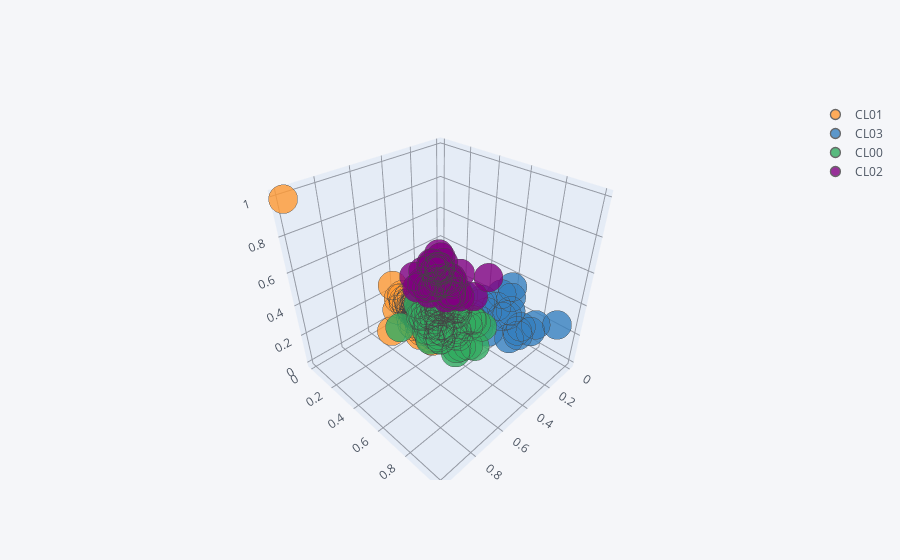

The notebook cell saved with this chart:
### Markdown cell above
## Visualización de los clusters

### Code cell
Xp.iplot(kind='scatter3d',x='p1',y='p2',z='p3',mode='markers',size=10,categories=cl, text='nombre')

### Figure 1 — Plotly figure (JSON) as saved in the notebook; plotly's stock layout.template omitted (floating-point values rounded to 4 significant figures; data arrays with more than 128 entries replaced by an {"elided": "..."} marker saying what was removed)
{"data": [{"marker": {"color": "rgba(255, 153, 51, 1.0)", "line": {"width": 1.3}, "opacity": 0.8, "size": 10, "symbol": "circle"}, "mode": "markers", "name": "CL01", "text": {"elided": "170 str values"}, "textfont": {"color": "#4D5663"}, "type": "scatter3d", "x": {"elided": "170 float values"}, "y": {"elided": "170 float values"}, "z": {"elided": "170 float values"}}, {"marker": {"color": "rgba(55, 128, 191, 1.0)", "line": {"width": 1.3}, "opacity": 0.8, "size": 10, "symbol": "circle"}, "mode": "markers", "name": "CL03", "text": ["LAMINADORES", "SANTO DOMINGO LOS REYES", "COPILCO EL ALTO", "EL VERDE", "BAZAR DEL ARTESANO MEXICANO", "VILLA ZONA", "AGRICOLA ORIENTAL", "SAN JOSE ACULCO", "CERRO DEL JUDIO", "CONTRERAS LA CRUZ", "JOSE MARIA PINO SUAREZ", "SANTA FE", "LAZARO CARDENAS", "ARTESANIAS VASCO DE QUIROGA", "TORRES DE PADIERNA", "TLALCOLIGIA", "AMPLIACION SAN MARCOS", "LAGO", "LAGUNILLA VARIOS", "SAN COSME", "SAN LUCAS", "INSURGENTES", "ABELARDO L. RODRIGUEZ (ZONA)", "MELCHOR OCAMPO", "PALACIO DE LAS FLORES", "SAN JUAN CURIOSIDADES", "PAULINO  NAVARRO", "TACUBAYA", "VEINTE DE ABRIL", "VALLE GOMEZ"], "textfont": {"color": "#4D5663"}, "type": "scatter3d", "x": [0.3414, 0.1794, 0.1554, 0.02133, 0.1354, 0.5184, 0.3015, 0.2311, 0.1998, 0.1852, 0.3257, 0.2624, 0.1665, 0.194, 0.1457, 0.1223, 0.09155, 0.3595, 0.3978, 0.4137, 0.3729, 0.3896, 0.4791, 0.3839, 0.3048, 0.2811, 0.2359, 0.3832, 0.2263, 0.3166], "y": [0.6266, 0.66, 0.6747, 0.5974, 0.6753, 0.4998, 0.4757, 0.5413, 0.7888, 0.7706, 0.6843, 0.7759, 0.606, 1, 0.7662, 0.6725, 0.5784, 0.5639, 0.5643, 0.6049, 0.558, 0.6128, 0.5203, 0.6086, 0.6079, 0.9333, 0.5949, 0.97, 0.5486, 0.5692], "z": [0.2375, 0.2404, 0.2462, 0.3325, 0.3588, 0.4322, 0.358, 0.2959, 0.1949, 0.2074, 0.2327, 0.2033, 0.2753, 0.3887, 0.2102, 0.2575, 0.3085, 0.2547, 0.2981, 0.3206, 0.2864, 0.2533, 0.2771, 0.3233, 0.2523, 0.4013, 0.268, 0.4421, 0.3255, 0.2804]}, {"marker": {"color": "rgba(50, 171, 96, 1.0)", "line": {"width": 1.3}, "opacity": 0.8, "size": 10, "symbol": "circle"}, "mode": "markers", "name": "CL00", "text": ["COYOACAN", "PRADO CHURUBUSCO", "SANTA URSULA COAPA (PESCADITOS)", "EL RELOJ", "XOTEPINGO", "CHURUBUSCO", "AVANTE", "RUIZ CORTINEZ (LA CRUZ)", "AJUSCO MONTSERRAT (LA BOLA)", "SAN FRANCISCO CULHUACAN", "AJUSCO MOCTEZUMA", "EDUCACION PETROLERA", "LOS REYES COYOACAN", "SANTO DOMINGO LAS ROSAS", "HERMOSILLO", "CUAJIMALPA", "SAN MATEO TLALTENANGO", "ROSA TORRES", "HUIZACHITO", "TRES ESTRELLAS", "SAN ANDRES TETEPILCO", "PROGRESO DEL SUR", "CULHUACAN", "MAGDALENA CONTRERAS (LA LOMA)", "TURISTICO MAGDALENA", "TIHUATLAN", "SANTA MARIA NONOALCO", "MELCHOR MUZQUIZ ZONA", "SEIS DE ENERO DE 1915", "TIZAPAN", "MELCHOR MUZQUIZ (FLORES)", "MARIA G. GARCIA DE RUIZ", "CRISTO REY", "OLIVAR DEL CONDE", "PANTEON JARDIN (FLORES)", "PUENTE COLORADO", "CORPUS CRISTY", "MOLINO DE SANTO DOMINGO", "CENTENARIO", "JALALPA EL GRANDE", "LA PAZ", "COMIDAS HUIPULCO", "FUENTES BROTANTES", "ISIDRO FABELA", "SAN ANDRES TOTOLTEPEC", "FLORES SAN FERNANDO", "MIGUEL HIDALGO", "SAN NICOLAS TOTOLAPAN", "VEINTICUATRO DE FEBRERO", "DR. Y GRAL JOSE GONZALEZ VARELA", "MIRADOR", "VEINTIUNO DE ABRIL", "PORTALES ZONA", "VEINTICUATRO DE AGOSTO", "MIXCOAC", "LAZARO CARDENAS(DEL VALLE)", "SAN PEDRO DE LOS PINOS", "INDEPENDENCIA", "SANTA MARIA NATIVITAS", "TLACOQUEMECATL", "SANTA CRUZ ATOYAC", "PORTALES ANEXO", "PLUTARCO ELIAS CALLES       (EL CHORRITO)", "MONTE ATHOS", "ESCANDON", "ING. GONZALO PEÑA MANTEROLA (CARTAGENA)", "AMERICA", "PRADO NORTE", "PRADO SUR", "SAN ISIDRO ZONA", "SAN ISIDRO ANEXO", "CONTADERO", "VEINTICUATRO DE FEBRERO"], "textfont": {"color": "#4D5663"}, "type": "scatter3d", "x": [0.3909, 0.2904, 0.268, 0.2756, 0.2801, 0.3126, 0.2584, 0.1864, 0.2622, 0.2719, 0.2868, 0.2653, 0.1849, 0.203, 0.1877, 0.3893, 0.3561, 0.3432, 0.2865, 0.3072, 0.3244, 0.2777, 0.2507, 0.3199, 0.3176, 0.2753, 0.3505, 0.3732, 0.4062, 0.3448, 0.3308, 0.3571, 0.3689, 0.3331, 0.346, 0.2837, 0.3054, 0.2937, 0.1595, 0.1439, 0.5427, 0.1434, 0.2043, 0.2152, 0.1788, 0.2019, 0.2285, 0.2082, 0.1951, 0.1931, 0.2402, 0.1653, 0.4168, 0.3648, 0.4389, 0.4262, 0.3897, 0.3649, 0.3324, 0.3307, 0.309, 0.3712, 0.4288, 0.3976, 0.4035, 0.4655, 0.4481, 0.3899, 0.4382, 0.3937, 0.3921, 0.2683, 0.1626], "y": [0.2646, 0.2345, 0.2742, 0.2556, 0.2665, 0.2633, 0.2535, 0.3044, 0.2918, 0.2316, 0.2893, 0.2483, 0.3205, 0.3226, 0.2706, 0.5078, 0.4852, 0.5087, 0.5128, 0.265, 0.2357, 0.2085, 0.2125, 0.4116, 0.4233, 0.4051, 0.3396, 0.3199, 0.331, 0.3398, 0.332, 0.3725, 0.3522, 0.3807, 0.3586, 0.421, 0.4478, 0.3895, 0.4587, 0.4954, 0.2055, 0.3055, 0.3421, 0.3358, 0.3258, 0.3107, 0.3409, 0.4398, 0.4206, 0.3195, 0.4121, 0.4266, 0.2299, 0.2756, 0.3018, 0.2725, 0.3133, 0.2599, 0.2672, 0.3123, 0.2942, 0.2446, 0.3179, 0.3726, 0.3011, 0.3023, 0.3303, 0.3735, 0.3499, 0.3873, 0.3893, 0.5483, 0.4312], "z": [0.1862, 0.1413, 0.1659, 0.1313, 0.1325, 0.1338, 0.138, 0.131, 0.1512, 0.1742, 0.1473, 0.1329, 0.1258, 0.1215, 0.1321, 0.00822, 0.00361, 0.02399, 0, 0.1263, 0.1531, 0.1592, 0.158, 0.05717, 0.04133, 0.05691, 0.08076, 0.1362, 0.07512, 0.08877, 0.0734, 0.06302, 0.07373, 0.08623, 0.05441, 0.04819, 0.04163, 0.06849, 0.06793, 0.04981, 0.1085, 0.1241, 0.09744, 0.1046, 0.117, 0.1222, 0.1031, 0.05665, 0.08922, 0.1175, 0.07446, 0.07985, 0.2249, 0.1401, 0.1621, 0.1678, 0.1023, 0.1383, 0.1125, 0.0972, 0.1079, 0.1208, 0.1295, 0.04514, 0.1169, 0.2056, 0.1082, 0.0594, 0.03679, 0.03656, 0.0331, 0.006019, 0.0756]}, {"marker": {"color": "rgba(128, 0, 128, 1.0)", "line": {"width": 1.3}, "opacity": 0.8, "size": 10, "symbol": "circle"}, "mode": "markers", "name": "CL02", "text": ["CARMEN SERDAN", "MARGARITA MAZA DE JUAREZ", "EMILIANO ZAPATA", "SANTA MARIA AZTAHUACAN", "SANTA CRUZ MEYEHUALCO", "SAN LORENZO XICOTENCATL", "LA PURISIMA", "SAN LORENZO TEZONCO", "CONSTITUYENTES DE 1917", "FRANCISCO VILLA", "JACARANDAS", "BENITO JUAREZ (MILPA ALTA)", "SAN PEDRO ATOCPAN", "SAN SALVADOR CUAUHTENCO (DOCE DE OCTUBRE", "SAN ANTONIO TECOMITL", "SAN PABLO OZTOTEPEC", "VILLA MILPA ALTA (MERCADO ANTOJITOS)", "BENITO JUAREZ  (ANEXO)", "CENTRAL DE TLAHUAC", "MIXQUIC", "SAN JUAN IXTAYOPAN", "ZAPOTITLAN", "TLALTENCO (SAN FRANCISCO)", "SANTA CECILIA", "ABRAHAM DEL LLANO (NOPALERA)", "LOS OLIVOS", "MIGUEL HIDALGO", "AGRICOLA METROPOLITANA (FELIPE ASTORGA OCHOA)", "SANTA CATARINA", "DEL MAR", "SAN JOSE", "SELENE", "EMILIANO ZAPATA (TETELCO)", "ZAPOTITLA", "AMPLIACION SELENE", "TIPICO REGIONAL", "VILLA COAPA", "JOSE MARIA MORELOS Y PAVON", "PLAZA MEXICANA DEL SUR", "HUESO PERIFERICO", "XOCHIMILCO ZONA (XOCHITL)", "NATIVITAS", "TULYEHUALCO", "SAN GREGORIO ATLAPULCO", "XOCHIMILCO ANEXO", "SANTA CRUZ ACALPIXCA", "GUADALUPE I. RAMIREZ", "TIERRA NUEVA", "AMPLIACION TEPEPAN", "AHUALAPA", "LA ESTACION"], "textfont": {"color": "#4D5663"}, "type": "scatter3d", "x": [0.168, 0.1647, 0.152, 0.2336, 0.2952, 0.2521, 0.2567, 0.2165, 0.2327, 0.1897, 0.1428, 0.1421, 0.06744, 0.09678, 0.09615, 0.07256, 0.1142, 0.1426, 0.1914, 0.0206, 0.03595, 0.1411, 0.09935, 0.1209, 0.1369, 0.1116, 0.1593, 0.1116, 0.09501, 0.158, 0.07738, 0.115, 0.01472, 0.1436, 0.07847, 0.07728, 0.2041, 0.1395, 0.05052, 0.14, 0.2913, 0.2414, 0.07995, 0.08888, 0.3703, 0.07781, 0.1331, 0.1069, 0.1154, 0.104, 0], "y": [0.2311, 0.2453, 0.2417, 0.07105, 0.08636, 0.08081, 0.1549, 0.1525, 0.1351, 0.1446, 0.1497, 0.05629, 0.4567, 0.1911, 0.02201, 0.1655, 0.06499, 0.05625, 0.03103, 0, 0.05876, 0.1108, 0.08658, 0.05872, 0.1436, 0.1653, 0.1212, 0.1479, 0.006678, 0.1441, 0.05521, 0.06384, 0.01239, 0.1175, 0.05546, 0.06865, 0.2484, 0.2563, 0.3354, 0.2293, 0.1723, 0.168, 0.07608, 0.1544, 0.148, 0.1866, 0.2262, 0.254, 0.2827, 0.1698, 0.1738], "z": [0.1702, 0.1622, 0.1538, 0.2196, 0.2093, 0.2097, 0.1827, 0.2115, 0.2107, 0.1983, 0.2016, 0.2761, 0.3519, 0.1875, 0.2708, 0.2153, 0.2366, 0.276, 0.2589, 0.3001, 0.266, 0.2166, 0.2469, 0.2421, 0.2081, 0.206, 0.204, 0.2023, 0.2654, 0.2093, 0.25, 0.2523, 0.2792, 0.2207, 0.2545, 0.2398, 0.1683, 0.1533, 0.1442, 0.1749, 0.2467, 0.2254, 0.2577, 0.227, 0.3584, 0.1968, 0.1619, 0.167, 0.1498, 0.1944, 0.2201]}], "layout": {"legend": {"bgcolor": "#F5F6F9", "font": {"color": "#4D5663"}}, "paper_bgcolor": "#F5F6F9", "plot_bgcolor": "#F5F6F9", "scene": {"xaxis": {"gridcolor": "#9499A3", "showgrid": true, "tickfont": {"color": "#4D5663"}, "title": {"font": {"color": "#4D5663"}, "text": ""}, "zerolinecolor": "#9499A3"}, "yaxis": {"gridcolor": "#9499A3", "showgrid": true, "tickfont": {"color": "#4D5663"}, "title": {"font": {"color": "#4D5663"}, "text": ""}, "zerolinecolor": "#9499A3"}, "zaxis": {"gridcolor": "#9499A3", "showgrid": true, "tickfont": {"color": "#4D5663"}, "title": {"font": {"color": "#4D5663"}, "text": ""}, "zerolinecolor": "#9499A3"}}, "title": {"font": {"color": "#4D5663"}}}}
